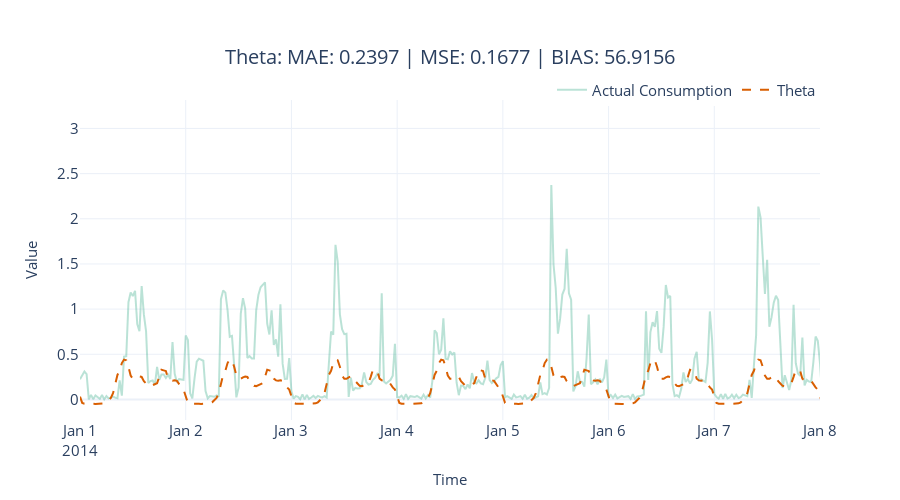

The cell this chart's notebook holds for it:
### Code cell
model_name = ['Theta']
model_display_name = ['Theta']

fig = plot_forecast(results, forecast_columns=model_name, forecast_display_names=model_display_name, timestamp_col ='timestamp')
fig = format_plot(fig, title=f"{model_name[0]}: "\
                  f"MAE: {metrics.loc[metrics.Model==model_name[0]][['mae']].iloc[0].item():.4f} | "\
                  f"MSE: {metrics.loc[metrics.Model==model_name[0]][['mse']].iloc[0].item():.4f} | "\
                  # f"MASE: {metrics.loc[metrics.Model==model_name[0]][['mase']].iloc[0].item():.4f} | "\
                  f"BIAS: {metrics.loc[metrics.Model==model_name[0]][['forecast_bias']].iloc[0].item():.4f}")
fig.update_xaxes(type="date", range=["2014-01-01", "2014-01-08"])
#fig.write_image("imgs/chapter_4/auto_theta.png")
fig.show()

### Figure 1 — Plotly figure (JSON) as saved in the notebook; plotly's stock layout.template omitted (floating-point values rounded to 4 significant figures; data arrays with more than 128 entries replaced by an {"elided": "..."} marker saying what was removed)
{"data": [{"line": {"color": "rgba(27,158,119, 0.3)"}, "mode": "lines", "name": "Actual Consumption", "type": "scatter", "x": {"elided": "1488 str values"}, "y": {"elided": "1488 float values"}}, {"line": {"color": "rgba(217,95,2, 1)", "dash": "dash"}, "mode": "lines", "name": "Theta", "type": "scatter", "x": {"elided": "1488 str values"}, "y": {"elided": "1488 float values"}}], "layout": {"autosize": false, "height": 500, "legend": {"font": {"size": 15}, "orientation": "h", "title": {}, "x": 1, "xanchor": "right", "y": 0.98, "yanchor": "bottom"}, "title": {"font": {"size": 20}, "text": "Theta: MAE: 0.2397 | MSE: 0.1677 | BIAS: 56.9156", "x": 0.5, "xanchor": "center", "yanchor": "top"}, "width": 900, "xaxis": {"range": ["2014-01-01", "2014-01-08"], "tickfont": {"size": 15}, "title": {"font": {"size": 15}, "text": "Time"}, "type": "date"}, "yaxis": {"tickfont": {"size": 15}, "title": {"font": {"size": 15}, "text": "Value"}}}}
